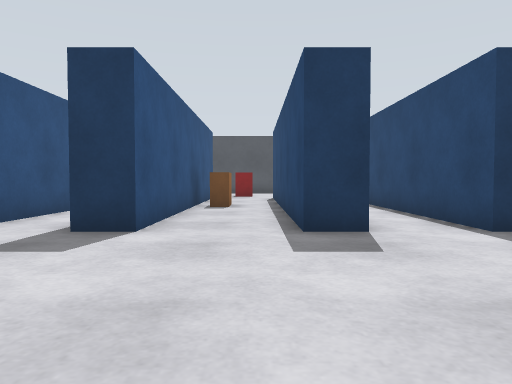
view 1 (above)

18 first-person views from a walk through a Gazebo world. The camera is 0.72 m above the floor, tilts 2° down and sees 70° across. The floor is counted in squares, 1 m on a side. Each view is taken from the middle of a square. On the plan, view 1 faces up. The plan holds only what a view shows up to about 11 squares ahead; the rest is blank.

view 2
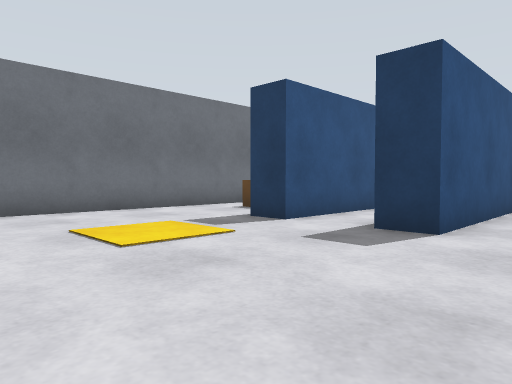

view 3
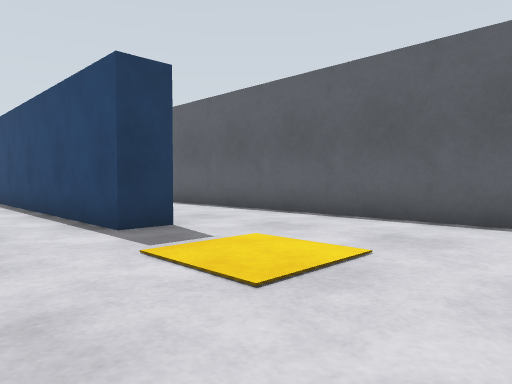

view 4
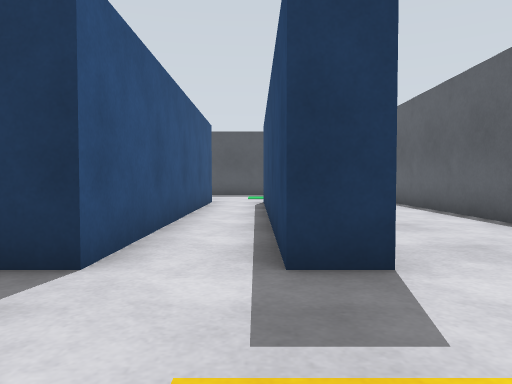

view 5
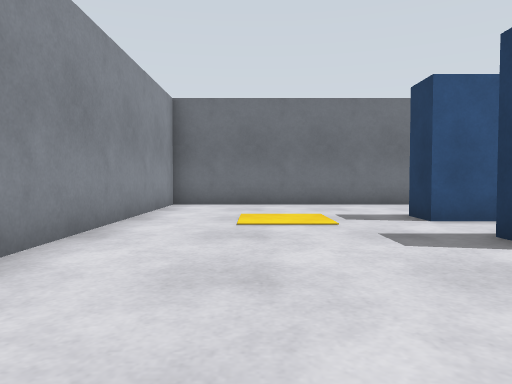

view 6
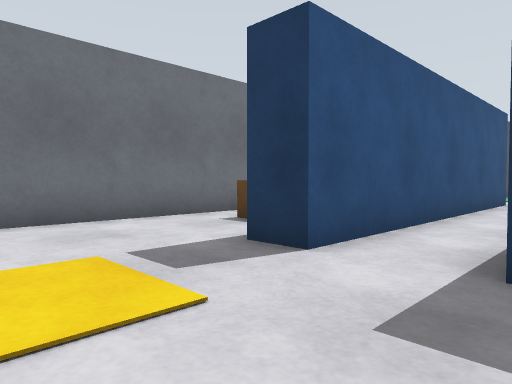

view 7
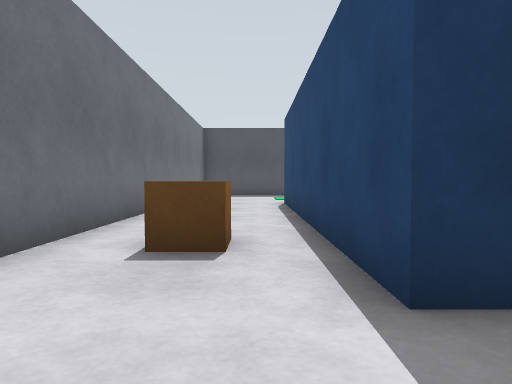

view 8
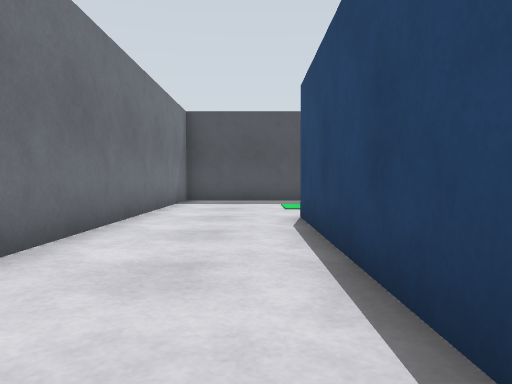

view 9
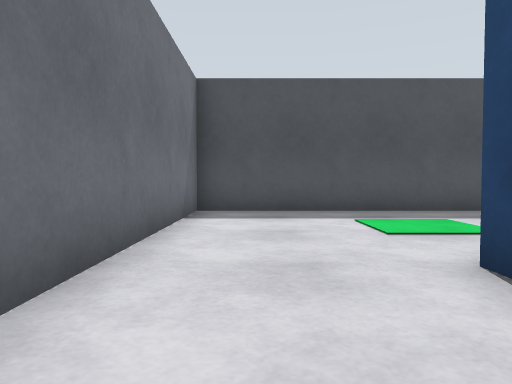

view 10
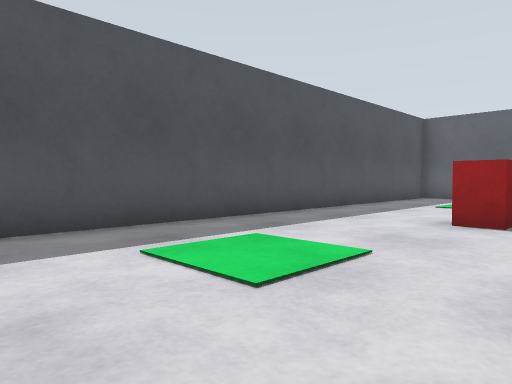

view 11
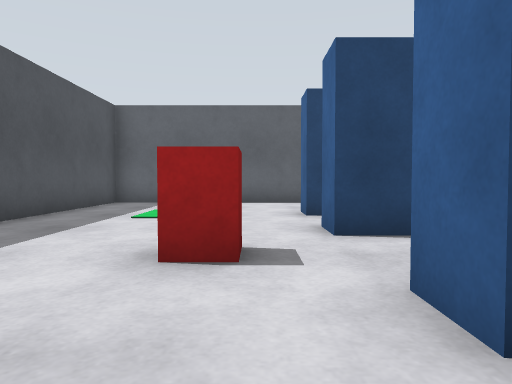

view 12
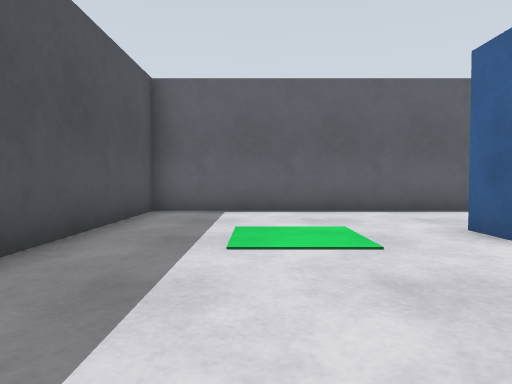

view 13
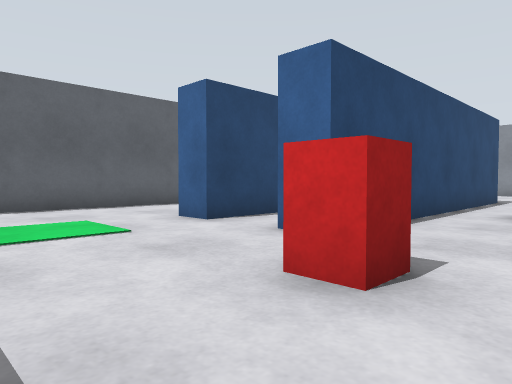

view 14
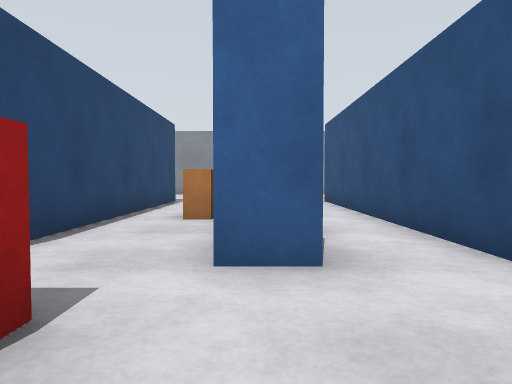

view 15
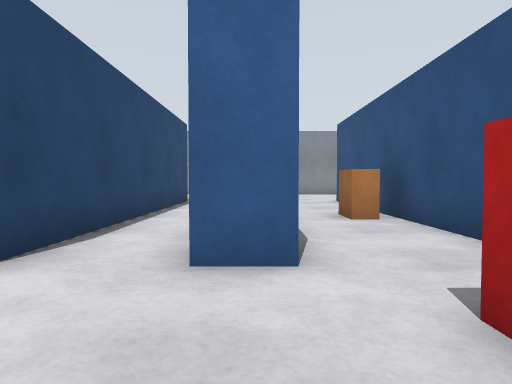

view 16
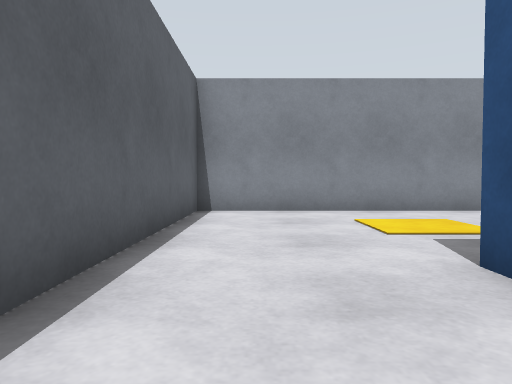

view 17
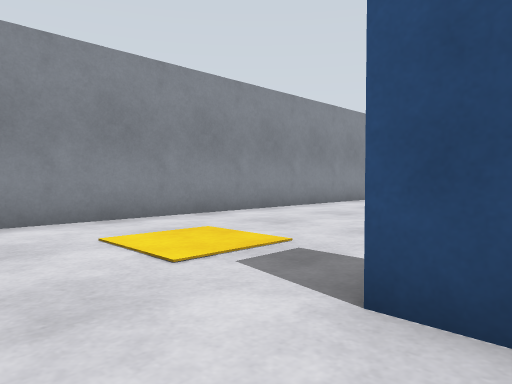

view 18
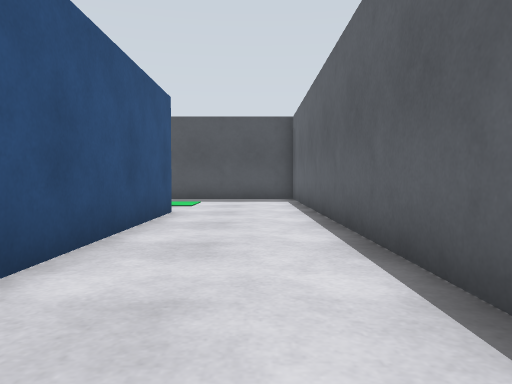

### Floor plan
Points are (right, up) in squares from view 1. A wall is a line through its corners. A room is listed if a view was taken in it or the views show most of it. See-through windows are left out.
Room 1 (views 1, 2, 3, 4, 5, 6, 7, 8, 9, 10, 11, 12, 13, 14, 15, 16, 17, 18)
walls: (1.6, 13) (1.6, 5) (0.6, 5) (0.6, 14) (1.6, 14); (-1.7, 13.2) (-1.7, 5) (-2.6, 5); (-2.6, 14) (-1.6, 14); (-4.2, 14.1) (-4.2, 5) (-5.1, 5) (-5.1, 14); (4.2, 5.8) (4.2, 5) (3.2, 5) (3.2, 14) (4.2, 14) (4.2, 8.5); (7.4, 19.3) (-8.3, 19.3) (-8.3, -0.3) (7.4, -0.3) (7.4, 19.3)
objects: crate (-7, 7); pallet (-1, 10); red box (-1, 15) to (0, 16)

Where each view was taken, in squares from view 1:
view 1: 0 up, 0 right, facing up
view 2: 0 up, 0 right, facing up-left
view 3: 0 up, 1 right, facing up-right
view 4: 2 up, 3 right, facing up
view 5: 2 up, 2 right, facing left
view 6: 2 up, 2 left, facing up-left
view 7: 3 up, 6 left, facing up
view 8: 7 up, 6 left, facing up
view 9: 11 up, 7 left, facing up
view 10: 14 up, 7 left, facing up-right
view 11: 15 up, 4 left, facing right
view 12: 17 up, 1 left, facing right
view 13: 18 up, 2 left, facing down-right
view 14: 17 up, 2 left, facing down
view 15: 17 up, 1 right, facing down
view 16: 8 up, 6 right, facing down
view 17: 6 up, 6 right, facing down-left
view 18: 6 up, 6 right, facing up
